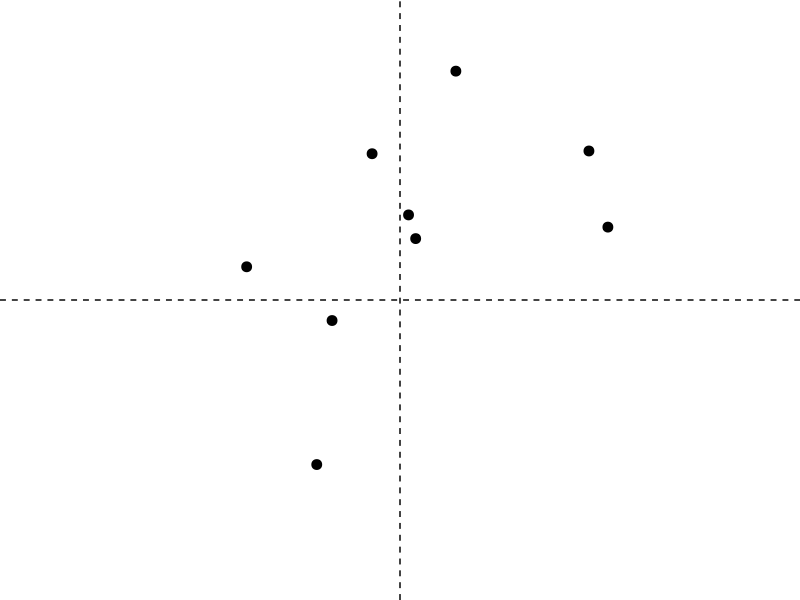
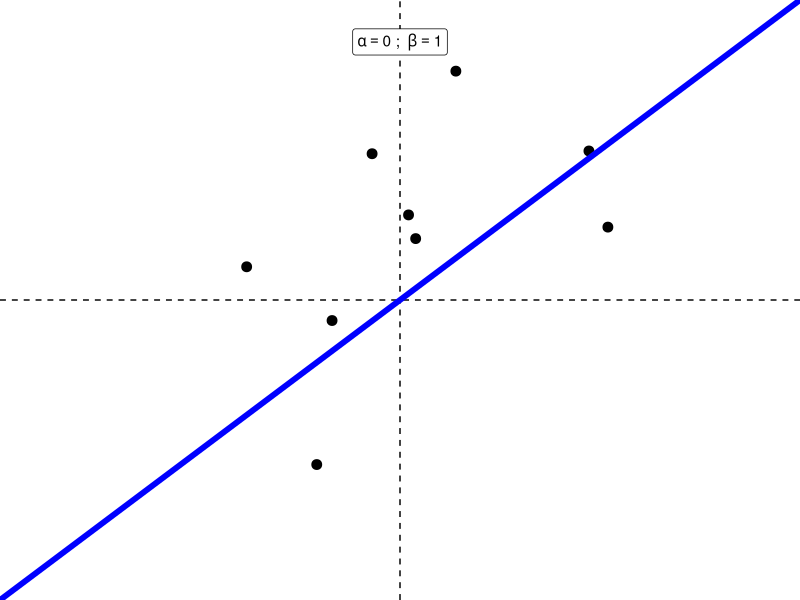
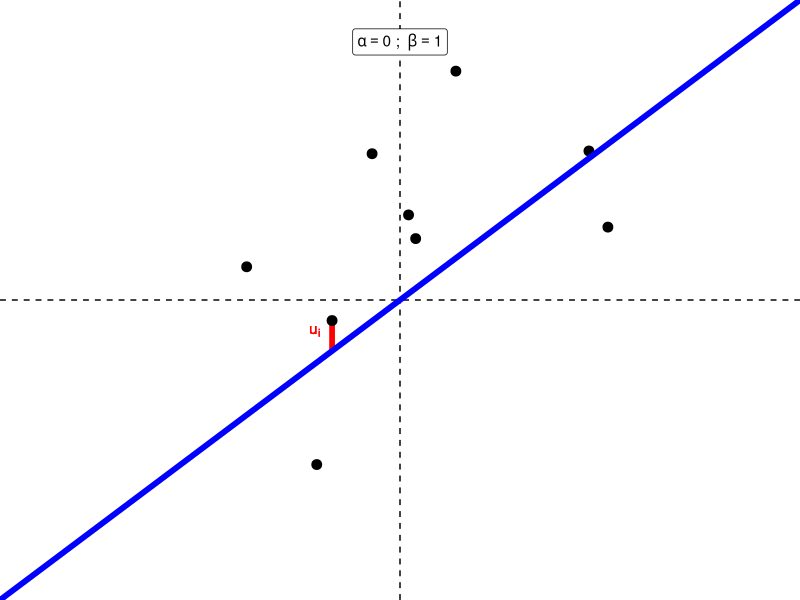
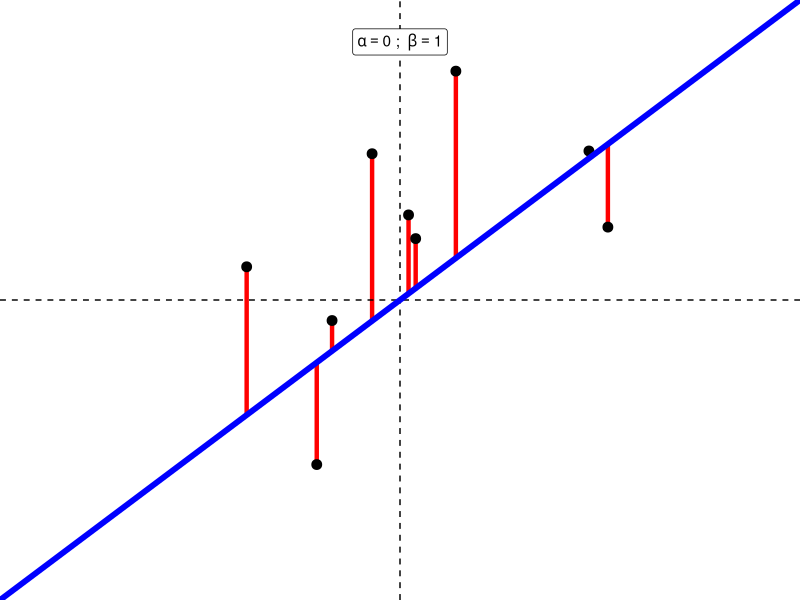
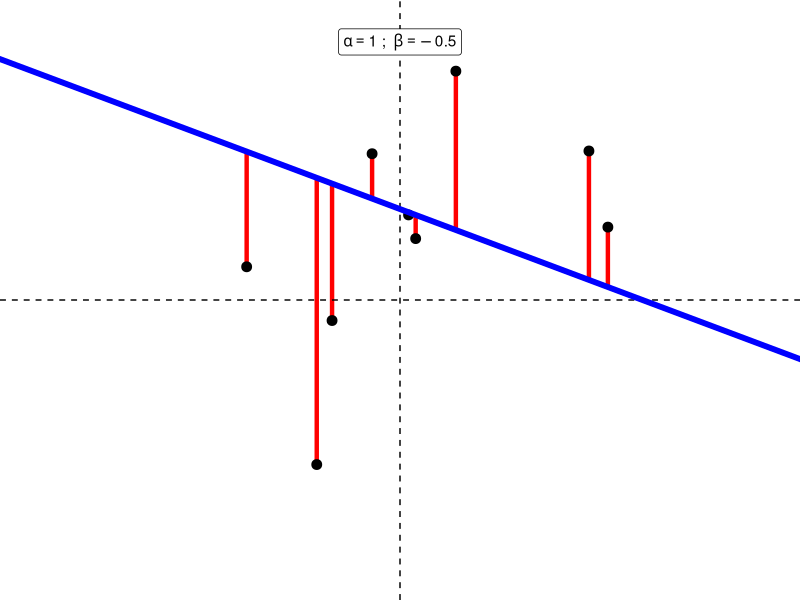
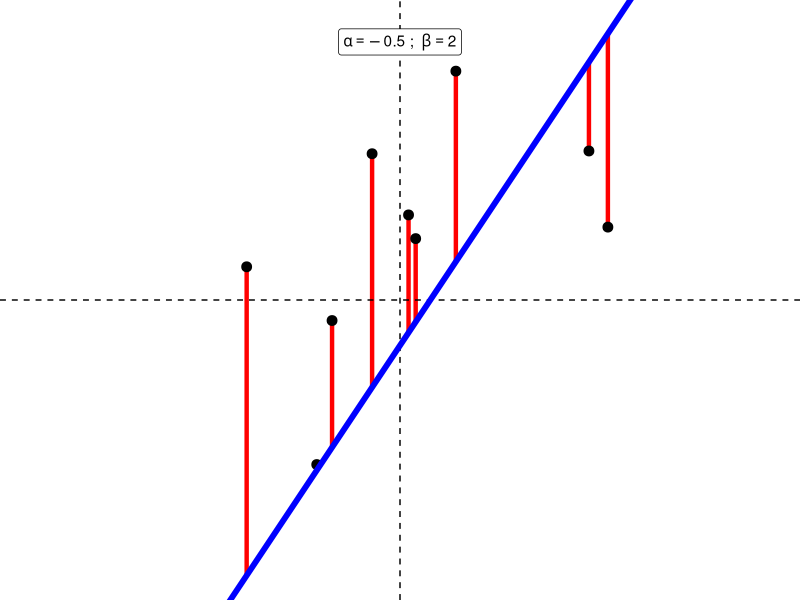
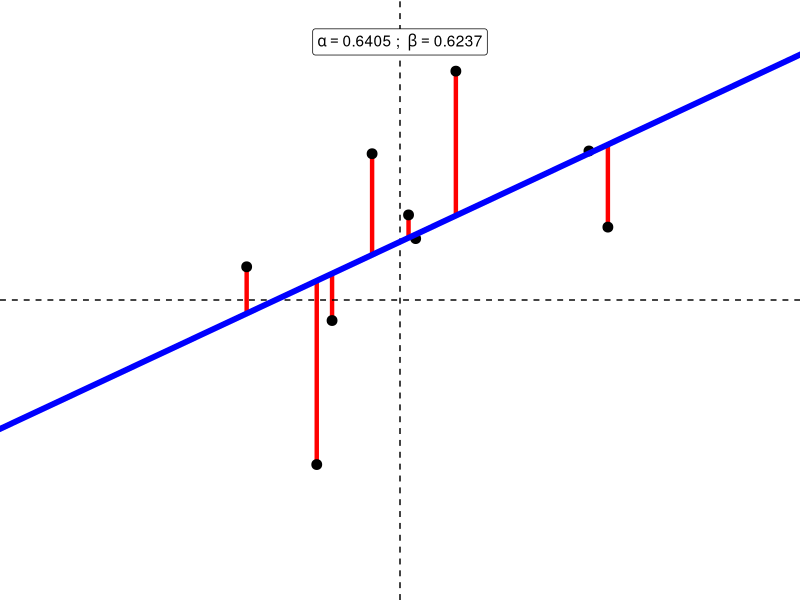

The R source for these figures, in order:
## ---- chunk 1
set.seed(123)
options(width=60)
knitr::opts_chunk$set(fig.align='center',fig.width=9,fig.height=5)
def.chunk.hook  <- knitr::knit_hooks$get("chunk")
knitr::knit_hooks$set(chunk = function(x, options) {
  x <- def.chunk.hook(x, options)
  ifelse(options$size != "normalsize", paste0("\n \\", options$size,"\n\n", x, "\n\n \\normalsize"), x)
})
require(tidyverse)
require(ggpubr)
## ---- chunk 2
set.seed(123)
require(tidyverse)

X <- rnorm(9)
Y <- .5 + .5*X + rnorm(9)
p <- data.frame(X = X,Y = Y) %>%
  ggplot(aes(x = X,y = Y)) + 
  geom_point(size = 3) + 
  geom_vline(xintercept = 0,linetype = 'dashed') + 
  geom_hline(yintercept = 0,linetype = 'dashed') + 
  theme_void() + 
  lims(x = c(-3,3),y = c(-3,3))

ggsave(plot = p,filename = paste0('./scaffolding/regPlotFirst_0.png'),device = 'png',width = 8,height = 4)
## ---- chunk 3
p <- data.frame(X = X,Y = Y) %>%
  ggplot(aes(x = X,y = Y)) + 
  geom_point(size = 3) + 
  geom_vline(xintercept = 0,linetype = 'dashed') + 
  geom_hline(yintercept = 0,linetype = 'dashed') + 
  theme_void() +
  geom_abline(intercept = 0,slope = 1,color = 'blue',size = 2) + 
  lims(x = c(-3,3),y = c(-3,3)) + 
  # annotate(geom = 'rect',xmin = -.5,ymin = .5,xmax = .5,ymax = 1) + 
  annotate(geom = 'label',x = 0,y = Inf,label = list(bquote(alpha==0~'; '~beta==1)),vjust = 2.1,parse = T)
ggsave(plot = p,filename = paste0('./scaffolding/regPlotFirst_1.png'),device = 'png',width = 8,height = 4)
## ---- chunk 4
p <- data.frame(X = X,Y = Y) %>%
  ggplot(aes(x = X,y = Y)) + 
  geom_segment(x = X[1],y = Y[1],xend = X[1],yend = X[1],color = 'red',size = 1.5) + 
  geom_point(size = 3) + 
  geom_vline(xintercept = 0,linetype = 'dashed') + 
  geom_hline(yintercept = 0,linetype = 'dashed') + 
  theme_void() + 
  geom_abline(intercept = 0,slope = 1,color = 'blue',size = 2) + 
  annotate(geom = 'text',x = X[1],y = Y[1],hjust = 2.1,vjust = 1.5,label = bquote(u[i]),color = 'red') + 
  lims(x = c(-3,3),y = c(-3,3)) + 
    annotate(geom = 'label',x = 0,y = Inf,label = list(bquote(alpha==0~'; '~beta==1)),vjust = 2.1,parse = T)
ggsave(plot = p,filename = paste0('./scaffolding/regPlotFirst_2.png'),device = 'png',width = 8,height = 4)
## ---- chunk 5
p <- data.frame(X = X,Y = Y) %>%
  ggplot(aes(x = X,y = Y)) + 
  geom_segment(x = X,y = Y,xend = X,yend = X,color = 'red',size = 1.5) + 
  geom_point(size = 3) + 
  geom_vline(xintercept = 0,linetype = 'dashed') + 
  geom_hline(yintercept = 0,linetype = 'dashed') + 
  theme_void() + 
  geom_abline(intercept = 0,slope = 1,color = 'blue',size = 2) + 
  lims(x = c(-3,3),y = c(-3,3)) + 
  annotate(geom = 'label',x = 0,y = Inf,label = list(bquote(alpha==0~'; '~beta==1)),vjust = 2.1,parse = T)
ggsave(plot = p,filename = paste0('./scaffolding/regPlotFirst_3.png'),device = 'png',width = 8,height = 4)
## ---- chunk 6
p <- data.frame(X = X,Y = Y) %>%
  ggplot(aes(x = X,y = Y)) + 
  geom_segment(x = X,y = Y,xend = X,yend = X*-.5+1,color = 'red',size = 1.5) + 
  geom_point(size = 3) + 
  geom_vline(xintercept = 0,linetype = 'dashed') + 
  geom_hline(yintercept = 0,linetype = 'dashed') + 
  theme_void() + 
  geom_abline(intercept = 1,slope = -.5,color = 'blue',size = 2) + 
  lims(x = c(-3,3),y = c(-3,3)) + 
  annotate(geom = 'label',x = 0,y = Inf,label = list(bquote(alpha==1~'; '~beta==-0.5)),vjust = 2.1,parse = T)
ggsave(plot = p,filename = paste0('./scaffolding/regPlotFirst_4.png'),device = 'png',width = 8,height = 4)
## ---- chunk 7
p <- data.frame(X = X,Y = Y) %>%
  ggplot(aes(x = X,y = Y)) + 
  geom_segment(x = X,y = Y,xend = X,yend = X*2+-.5,color = 'red',size = 1.5) + 
  geom_point(size = 3) + 
  geom_vline(xintercept = 0,linetype = 'dashed') + 
  geom_hline(yintercept = 0,linetype = 'dashed') + 
  theme_void() + 
  geom_abline(intercept = -.5,slope = 2,color = 'blue',size = 2) + 
  lims(x = c(-3,3),y = c(-3,3)) + 
  annotate(geom = 'label',x = 0,y = Inf,label = list(bquote(alpha==-0.5~'; '~beta==2)),vjust = 2.1,parse = T)
ggsave(plot = p,filename = paste0('./scaffolding/regPlotFirst_5.png'),device = 'png',width = 8,height = 4)
## ---- chunk 8
# pList <- list()
# 
# for(counter in 1:100) {
#   a <- rnorm(1)
#   b <- rnorm(1)
#   pList[[counter]] <- data.frame(X = X,Y = Y) %>%
#   ggplot(aes(x = X,y = Y)) +
#   geom_segment(x = X,y = Y,xend = X,yend = X*b+a,color = 'red',size = 1.5) +
#   geom_point(size = 3) +
#   geom_vline(xintercept = 0,linetype = 'dashed') +
#   geom_hline(yintercept = 0,linetype = 'dashed') +
#   theme_void() +
#   geom_abline(intercept = a,slope = b,color = 'blue',size = 2) +
#   lims(x = c(-3,3),y = c(-3,3)) +
#   annotate(geom = 'label',x = 0,y = Inf,label = list(bquote(alpha==~.(round(a,3))~'; '~beta==~.(round(b,3)))),vjust = 2.1,parse = T)
# }
# 
# for(i in 1:length(pList)) {
#   ggsave(plot = pList[[i]],filename = paste0('./scaffolding/regPlot_',i,'.png'),
#            device = 'png',width = 8,height = 4)
# }
# 
# require(magick)
# imgs <- list.files('./scaffolding/', pattern = 'regPlot_\\d+',full.names = TRUE)
# 
# img_list <- lapply(imgs, image_read)
# 
# ## join the images together
# img_joined <- image_join(img_list)
# 
# ## animate at 2 frames per second
# img_animated <- image_animate(img_joined, fps = 10)
# 
# ## save to disk
# image_write(image = img_animated,
#             path = "./scaffolding/regression-line.gif")

## ---- chunk 9
summary(lm(Y~X))
## ---- chunk 10
p <- data.frame(X = X,Y = Y) %>%
  ggplot(aes(x = X,y = Y)) + 
  geom_segment(x = X,y = Y,xend = X,yend = X*.6237+.6405,color = 'red',size = 1.5) + 
  geom_point(size = 3) + 
  geom_vline(xintercept = 0,linetype = 'dashed') + 
  geom_hline(yintercept = 0,linetype = 'dashed') + 
  theme_void() + 
  geom_abline(intercept = .6405,slope = .6237,color = 'blue',size = 2) + 
  lims(x = c(-3,3),y = c(-3,3))+ 
  annotate(geom = 'label',x = 0,y = Inf,label = list(bquote(alpha==.6405~'; '~beta==.6237)),vjust = 2.1,parse = T)
ggsave(plot = p,filename = paste0('./scaffolding/regPlotFirst_6.png'),device = 'png',width = 8,height = 4)
## ---- chunk 11
dir <- getwd()
type <- 'pdf'
format <- 'landscape'
f <- 'Lecture_14_slides'

# system(paste('Rscript ../NFGH/chromeprint.R',dir,type,format,f),wait = F)
